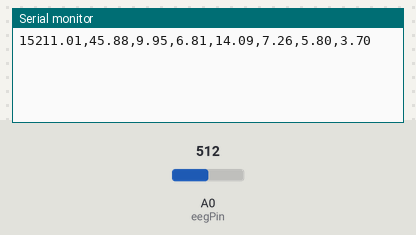
A sketch run on a simulated Arduino Uno, built with avr-gcc and run on an emulated ATmega328P. Shown: the last lines printed to the serial monitor. The inputs (shaded band) are chosen by the test bench; at power-on: A0 (eegPin) = 512.

Above: at 1.2 s.
1.3 s: A0 (eegPin) set to 716
At 2.5 s:
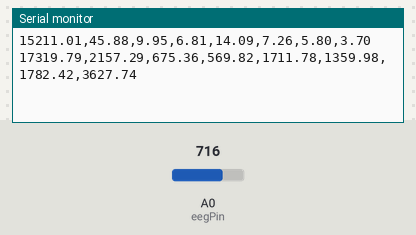
2.8 s: A0 (eegPin) set to 900
At 4.2 s:
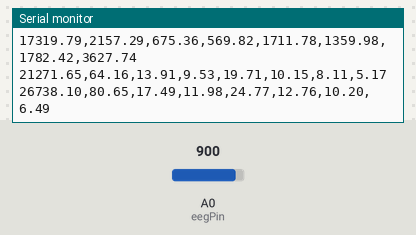
Timing chart, 0 to 5.8 s (numbered marks = the images above; inputs shaded):
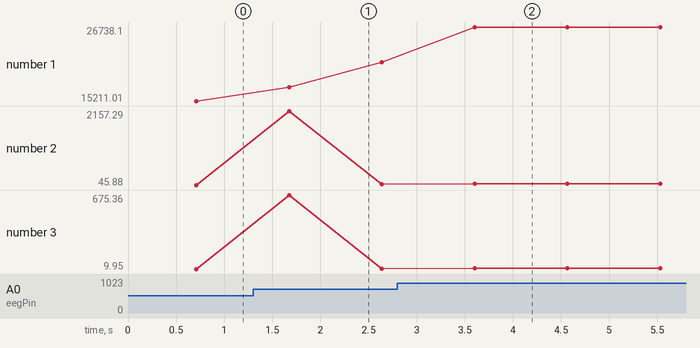

Measured:
- after the input at 1.3 s, the serial monitor: prints a new line after 0.37 s (image 1)
- after the input at 2.8 s, the serial monitor: prints a new line after 0.80 s (image 2)
- plotted number 1: 15211.01 → 21271.65 after the input at 1.3 s, 21271.65 → 26738.1 after the input at 2.8 s
- plotted number 2: 45.88 → 64.16 after the input at 1.3 s, 64.16 → 80.65 after the input at 2.8 s
- plotted number 3: 9.95 → 13.91 after the input at 1.3 s, 13.91 → 17.49 after the input at 2.8 s

The sketch:

eeg_serial_to_pc.ino
```cpp
#include "arduinoFFT.h"

const int eegPin = A0;                 // EEG 센서 핀
const uint16_t samples = 128;          // FFT 샘플 수 (2의 제곱수 사용)
const double samplingFrequency = 250;  // 샘플링 주파수 (Hz)

double vReal[samples];
double vImag[samples];

ArduinoFFT<double> FFT = ArduinoFFT<double>(vReal, vImag, samples, samplingFrequency);

void setup() {
  Serial.begin(115200);
  while (!Serial);
}

void loop() {
  /* EEG 데이터 수집 */
  for (uint16_t i = 0; i < samples; i++) {
    vReal[i] = analogRead(eegPin); // EEG 센서 값 수집
    vImag[i] = 0.0;                // 허수 부분 초기화
    delayMicroseconds(1000000 / samplingFrequency); // 샘플링 속도 제어
  }

  FFT.windowing(FFTWindow::Hamming, FFTDirection::Forward); // 데이터 가중치 적용
  FFT.compute(FFTDirection::Forward); // FFT 계산
  FFT.complexToMagnitude(); // 각 주파수 성분의 크기 계산

  /* 대역별 강도 계산 */
  double deltaPower = 0, thetaPower = 0;
  double lowAlphaPower = 0, highAlphaPower = 0;
  double lowBetaPower = 0, highBetaPower = 0;
  double lowGammaPower = 0, highGammaPower = 0;

  for (uint16_t i = 0; i < (samples / 2); i++) {
    double frequency = (i * samplingFrequency) / samples;
    double magnitude = vReal[i];

    // 60Hz 대역의 노이즈 제거 (58Hz ~ 62Hz)
    if (frequency >= 58 && frequency <= 62) {
        vReal[i] = 0; // 60Hz 근처의 값을 0으로 설정하여 노이즈 영향 감소
        continue;
    }

    // 주파수 대역별로 강도 계산
    if (frequency >= 0.5 && frequency < 4) {
      deltaPower += magnitude;         // Delta (0.5–4Hz)
    } else if (frequency >= 4 && frequency < 8) {
      thetaPower += magnitude;         // Theta (4–8Hz)
    } else if (frequency >= 8 && frequency < 10) {
      lowAlphaPower += magnitude;      // Low Alpha (8–10Hz)
    } else if (frequency >= 10 && frequency < 12) {
      highAlphaPower += magnitude;     // High Alpha (10–12Hz)
    } else if (frequency >= 12 && frequency < 20) {
      lowBetaPower += magnitude;       // Low Beta (12–20Hz)
    } else if (frequency >= 20 && frequency < 30) {
      highBetaPower += magnitude;      // High Beta (20–30Hz)
    } else if (frequency >= 30 && frequency < 50) {
      lowGammaPower += magnitude;      // Low Gamma (30–50Hz)
    } else if (frequency >= 50) {
      highGammaPower += magnitude;     // High Gamma (50Hz 이상)
    }
  }

  /* 실시간 데이터 전송 */
  Serial.print(deltaPower); Serial.print(",");
  Serial.print(thetaPower); Serial.print(",");
  Serial.print(lowAlphaPower); Serial.print(",");
  Serial.print(highAlphaPower); Serial.print(",");
  Serial.print(lowBetaPower); Serial.print(",");
  Serial.print(highBetaPower); Serial.print(",");
  Serial.print(lowGammaPower); Serial.print(",");
  Serial.println(highGammaPower); // 마지막 값은 줄바꿈 포함

  // 1초 대기 후 다시 측정
  delay(250);
}
```
